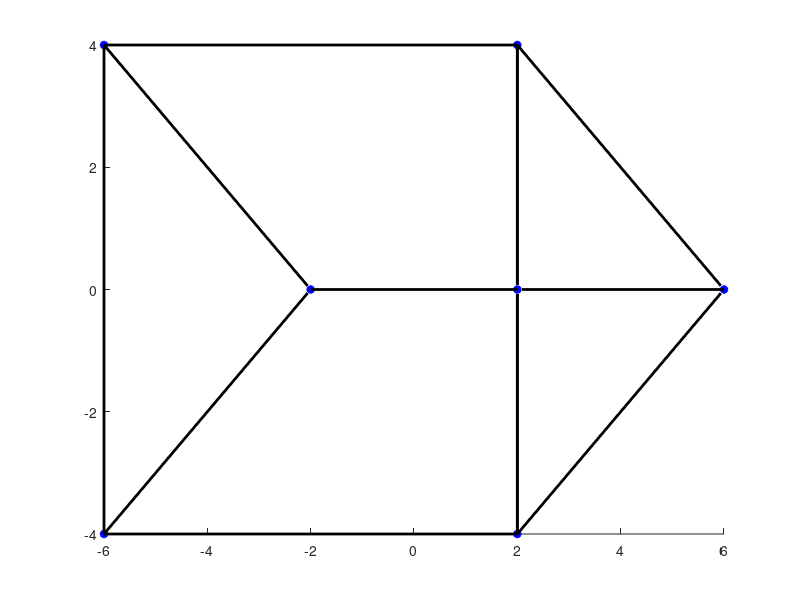

MATLAB code for this plot: (Note: this script raises an error after producing the figure.)
clc;
clear all;
n=7;

% K_est0  = 0.4*ones(n,1)+rand(n,1);
K_est0  = ones(n,1);
dK_est0 = zeros(n,1);
ddK_est0= zeros(n,1);
K0      = ones(n,1);
% K0  = 0.4*ones(n,1)+rand(n,1);
dK0     = zeros(n,1);
K_ref   = 1;
K_min   = 0.3;


ddpref_est0 = zeros(3*n,1);
dpref_est0  = zeros(3*n,1);
pref_est0   = zeros(3*n,1);


dpref0       = zeros(3*n,1);
pref0        = zeros(3*n,1);
p0           = rand(3*n,1);
dp0          = zeros(3*n,1);

obss=[ 15  16 -5  19   0  8  4;
       50 -18 -5  55  22 -5  5;
        8  17 -5   8  17  6 5;
       24  -9 -5  24  -9  6 8;
        8 -15 -5   8 -15  6 8;
       50   6 -5  50   6  6 6];
% obss=[15  5 -5 15  5 5 3];


LL =[3    -1    -1     0     0    -1    0,
    -1     3    -1     0    -1    -1    0,
    -1    -1     3    -1     0    -1    0,
     0     0    -1     4    -1     0   -1,
     0    -1     0    -1     4     0   -1,
    -1    -1    -1     0     0     4   -1,
     0     0     0    -1    -1    -1    3];
         
topology = sign(abs(LL));
   
pd=4*[ 1.5  0  0.5;
       0.5  1 -0.5;
       0.5 -1 -0.5;
      -1.5 -1 -0.5;
      -1.5  1 -0.5;
       0.5  0  1;
      -0.5  0  1];
   

pd=reshape(pd',3*n,1);

vp = [-pi/6 -pi/6 pi/9];
figure(1);
hold on;
for i=1:n
    plot3(pd(3*(i-1)+1),pd(3*(i-1)+2),pd(3*(i-1)+3),'b*','LineWidth',2);
end
for i=1:n
    for j=i+1:n
        if(topology(i,j)<0.5)
            continue;
        end
        line([pd(3*(i-1)+1) pd(3*(j-1)+1)],[pd(3*(i-1)+2) pd(3*(j-1)+2)],[pd(3*(i-1)+3) pd(3*(j-1)+3)],'Color','k','LineWidth',2);
    end
end
for i=1:length(obss(:,1))
    cylinder3alpha([obss(i,1) obss(i,2) obss(i,3)],[obss(i,4) obss(i,5) obss(i,6)],obss(i,7),10,[186 205 174]./255,1,0,1);
end
% view(vp);
axis equal;
xlabel('${x}(m)$','fontsize',18,'interpreter','latex');
ylabel('${y}(m)$','fontsize',18,'interpreter','latex');
zlabel('${z}(m)$','fontsize',18,'interpreter','latex');







 